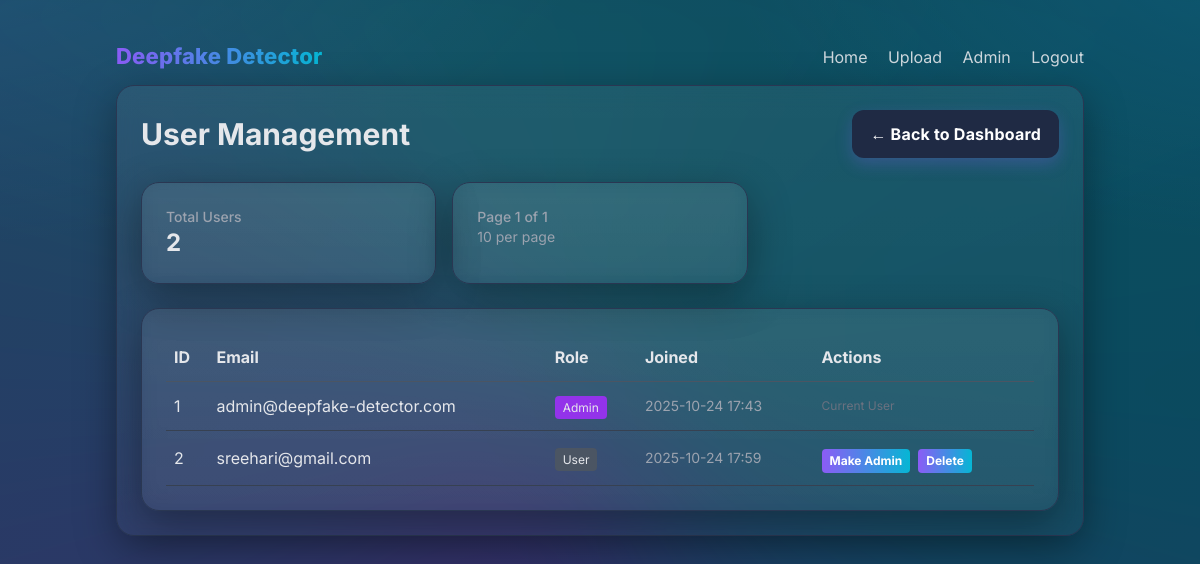
The app's page /admin/users (signed in) with its own data.
### app.py (models this page shows, shortened)
    class User(db.Model, UserMixin):
        id = db.Column(db.Integer, primary_key=True)
        email = db.Column(db.String(255), unique=True, nullable=False)
        password_hash = db.Column(db.String(255), nullable=False)
        is_admin = db.Column(db.Boolean, default=False, nullable=False)
        created_at = db.Column(db.DateTime, default=db.func.current_timestamp())

### app.py (the view)
    @app.route("/admin/users")
    @admin_required
    def admin_users():
        page = request.args.get('page', 1, type=int)
        per_page = 10
        users = User.query.paginate(page=page, per_page=per_page, error_out=False)
        return render_template("admin/users.html", users=users)

### templates/admin/users.html (shortened to what this page needs)
{% extends "base.html" %}
{% block content %}
<div class="card">
  <div class="flex justify-between items-center mb-6">
    <h1 class="text-3xl font-bold">User Management</h1>
    <a href="/admin" class="btn secondary">← Back to Dashboard</a>
  </div>
  <div class="grid grid-cols-1 md:grid-cols-3 gap-4 mb-6">
    <div class="card">
      <h3 class="text-sm font-medium text-gray-400">Total Users</h3>
      <p class="text-2xl font-bold">{{ users.total }}</p>
    </div>
    <div class="card">
      <h3 class="text-sm font-medium text-gray-400">Page {{ users.page }} of {{ users.pages }}</h3>
      <p class="text-sm text-gray-400">{{ users.per_page }} per page</p>
    </div>
  </div>
  <div class="card">
    <div class="overflow-x-auto">
      <table class="w-full">
        <thead>
          <tr class="border-b border-gray-600">
            <th class="text-left py-3 px-2">ID</th>
            <th class="text-left py-3 px-2">Email</th>
            <th class="text-left py-3 px-2">Role</th>
            <th class="text-left py-3 px-2">Joined</th>
            <th class="text-left py-3 px-2">Actions</th>
          </tr>
        </thead>
        <tbody>
          {% for user in users.items %}
          <tr class="border-b border-gray-700 hover:bg-gray-800/50">
            <td class="py-3 px-2">{{ user.id }}</td>
            <td class="py-3 px-2">{{ user.email }}</td>
            <td class="py-3 px-2">
              <span class="px-2 py-1 rounded text-xs {{ 'bg-purple-600' if user.is_admin else 'bg-gray-600' }}">
                {{ 'Admin' if user.is_admin else 'User' }}
              </span>
            </td>
            <td class="py-3 px-2 text-sm text-gray-400">
              {{ user.created_at.strftime('%Y-%m-%d %H:%M') if user.created_at else 'N/A' }}
            </td>
            <td class="py-3 px-2">
              <div class="flex gap-2">
                {% if user.id != current_user.id %}
                  <form method="POST" action="/admin/users/{{ user.id }}/toggle_admin" class="inline">
                    <button type="submit" class="text-xs px-2 py-1 rounded {{ 'bg-yellow-600 hover:bg-yellow-700' if user.is_admin else 'bg-blue-600 hover:bg-blue-700' }}">
                      {{ 'Remove Admin' if user.is_admin else 'Make Admin' }}
                    </button>
                  </form>
                  <form method="POST" action="/admin/users/{{ user.id }}/delete" class="inline"
                        onsubmit="return confirm('Are you sure you want to delete this user? This action cannot be undone.')">
                    <button type="submit" class="text-xs px-2 py-1 rounded bg-red-600 hover:bg-red-700">
                      Delete
                    </button>
                  </form>
                {% else %}
                  <span class="text-xs text-gray-500">Current User</span>
                {% endif %}
              </div>
            </td>
          </tr>
          {% endfor %}
        </tbody>
      </table>
    </div>
  </div>
</div>
{% endblock %}

### templates/base.html (shortened to what this page needs)
<!DOCTYPE html>
<html lang="en">
<head>
  <script src="https://cdn.tailwindcss.com"></script>
</head>
<body>
  <div class="container">
    <div class="nav">
      <a href="/" class="brand">Deepfake Detector</a>
      <div class="links">
        <a href="/">Home</a>
        {% if current_user.is_authenticated %}
          <a href="/upload">Upload</a>
          {% if current_user.is_admin %}
            <a href="/admin">Admin</a>
          {% endif %}
          <a href="/logout">Logout</a>
        {% else %}
          <a href="/login">Login</a>
          <a href="/register">Register</a>
        {% endif %}
      </div>
    </div>
    {% block content %}{% endblock %}
  </div>
</body>
</html>

### templates/base.html (style rules this page uses)
:root { --bg:#0b0f19; --card:#0e1424; --muted:#9aa4af; --text:#e5e7eb; --brand:#8b5cf6; --brand-2:#06b6d4; --ring:#2a3752; --glass:rgba(255,255,255,.06); }
* { box-sizing:border-box }
body { margin:0; font-family:Inter,system-ui,Arial,sans-serif; color:var(--text); background:radial-gradient(1200px 600px at -10% -20%, #17203a 0%, transparent 60%), radial-gradient(1000px 500px at 110% -10%, #0f213a 0%, transparent 60%), linear-gradient(120deg,#0b0f19 0%, #0d1221 100%); overflow-x:hidden; }
a { color:var(--text); text-decoration:none }
.container { max-width:1100px; margin:0 auto; padding:28px }
.nav { display:flex; align-items:center; justify-content:space-between; padding:12px 0 }
.nav .brand { font-weight:800; font-size:22px; letter-spacing:.2px; background:linear-gradient(90deg,var(--brand),var(--brand-2)); -webkit-background-clip:text; background-clip:text; color:transparent }
.nav .links a { margin-left:16px; opacity:.9; transition:opacity .2s, transform .2s }
.card { background:linear-gradient(180deg, rgba(255,255,255,.06), rgba(255,255,255,.03)); backdrop-filter: blur(10px); -webkit-backdrop-filter: blur(10px); border:1px solid var(--ring); border-radius:18px; padding:24px; box-shadow:0 12px 40px rgba(0,0,0,.35); transition: transform .25s ease, box-shadow .25s ease; }
.btn { display:inline-block; padding:12px 18px; border-radius:12px; background:linear-gradient(90deg,var(--brand),var(--brand-2)); color:white; font-weight:700; letter-spacing:.2px; box-shadow:0 6px 16px rgba(139,92,246,.25); transition: transform .15s ease, box-shadow .15s ease }
.btn.secondary { background:#1f2a44 }
form button { width:100%; padding:12px 16px; border-radius:12px; border:none; cursor:pointer; margin-top:6px; background:linear-gradient(90deg,var(--brand),var(--brand-2)); color:#fff; font-weight:700 }
.grid { display:grid; grid-template-columns:repeat(3,1fr); gap:16px }

### records on screen
User: id "1", email "admin@deepfake-detector.com", is_admin "Admin", created_at "2025-10-24 17:43", shows "Current User"
User: id "2", email "sreehari@gmail.com", is_admin "User", created_at "2025-10-24 17:59", is_admin "Make Admin"

### other values on screen
{{ users.total }} "2"
{{ users.page }} "1"
{{ users.pages }} "1"
{{ users.per_page }} "10"
